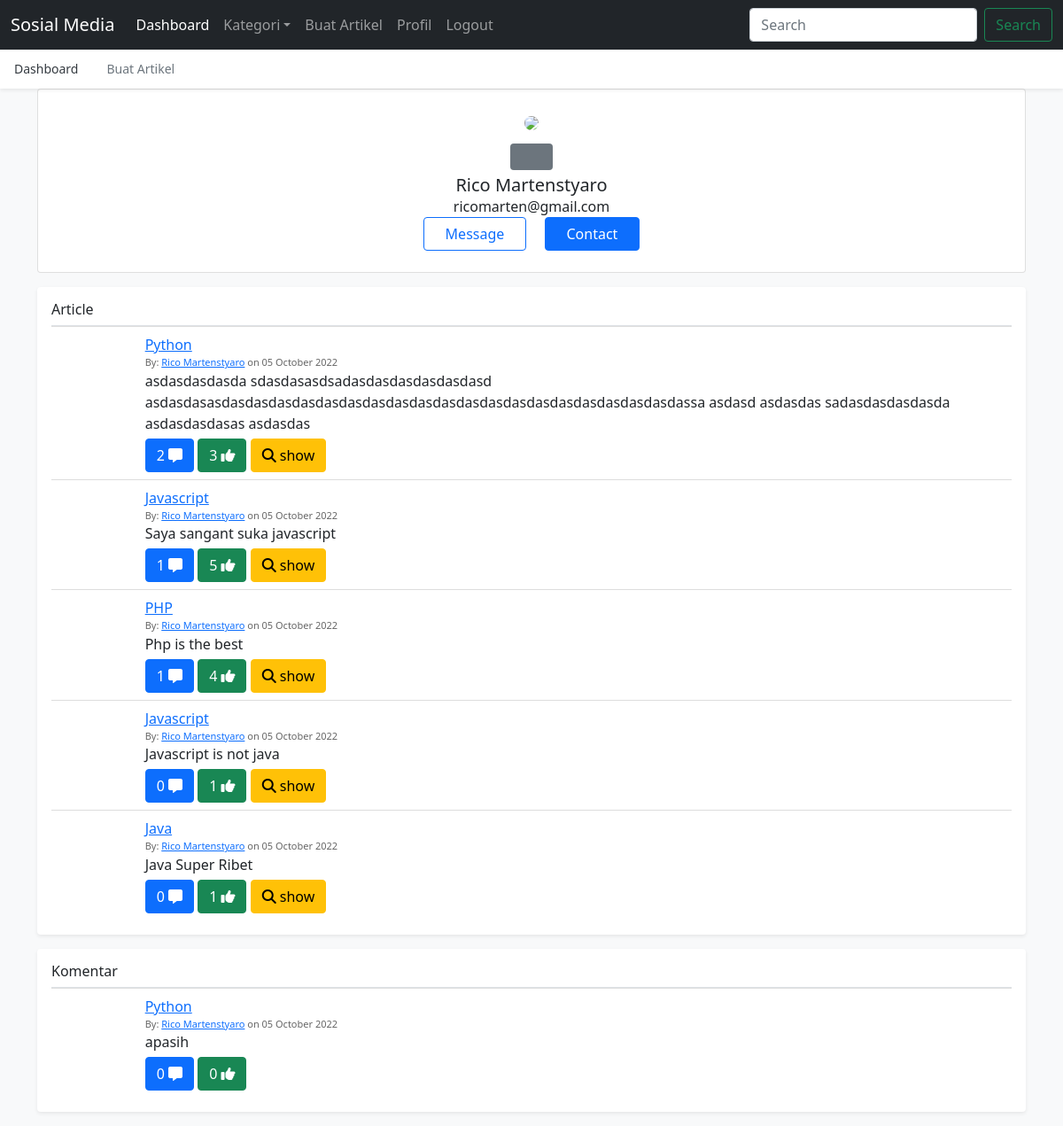
/user.php?username=ricomarten, run on the app's committed database.
### tables this page shows
CREATE TABLE `user` (
  `username` varchar(100) NOT NULL,
  `email` varchar(100) DEFAULT NULL,
  `nama_lengkap` varchar(255) DEFAULT NULL,
  `foto` varchar(255) DEFAULT NULL,
  `level_user` int DEFAULT NULL,
  `password` varchar(255) DEFAULT NULL,
  PRIMARY KEY (`username`)
);

CREATE TABLE `artikel` (
  `id` int NOT NULL AUTO_INCREMENT,
  `kategori` int DEFAULT NULL,
  `username` varchar(100) DEFAULT NULL,
  `isi` text,
  `like` int NOT NULL DEFAULT '0',
  `comment` int NOT NULL DEFAULT '0',
  `created_at` datetime DEFAULT NULL,
  `updated_at` datetime DEFAULT NULL,
  `ringkasan` varchar(255) DEFAULT NULL,
  PRIMARY KEY (`id`)
);

CREATE TABLE `kategori` (
  `id` int NOT NULL AUTO_INCREMENT,
  `kategori` varchar(255) DEFAULT NULL,
  PRIMARY KEY (`id`)
);

CREATE TABLE `comment` (
  `id` int NOT NULL AUTO_INCREMENT,
  `id_artikel` int DEFAULT NULL,
  `comment` text,
  `jml_like` int NOT NULL DEFAULT '0',
  `jml_comment` int NOT NULL DEFAULT '0',
  `created_at` datetime DEFAULT NULL,
  `updated_at` datetime DEFAULT NULL,
  `username` varchar(100) DEFAULT NULL,
  PRIMARY KEY (`id`),
  KEY `artikel_id` (`id_artikel`),
  CONSTRAINT `artikel_id` FOREIGN KEY (`id_artikel`) REFERENCES `artikel` (`id`)
);

### user.php (the view, shortened to what this page needs)
<!doctype html>
<html lang="en">
<?php
include "config/koneksi.php";
?>
<head>
  <link href="asset/css/bootstrap.min.css" rel="stylesheet">
  <link href="asset/css/comment.css" rel="stylesheet">
  <link href="asset/fontawesome/css/fontawesome.css" rel="stylesheet">
  <link href="asset/fontawesome/css/brands.css" rel="stylesheet">
  <link href="asset/fontawesome/css/solid.css" rel="stylesheet">
  <link href="asset/css/offcanvas.css" rel="stylesheet">
</head>
<body class="bg-light">
  <nav class="navbar navbar-expand-lg fixed-top navbar-dark bg-dark" aria-label="Main navigation">
    <div class="container-fluid">
      <a class="navbar-brand" href="index.php">Sosial Media</a>
      <div class="navbar-collapse offcanvas-collapse" id="navbarsExampleDefault">
        <ul class="navbar-nav me-auto mb-2 mb-lg-0">
          <li class="nav-item">
            <a class="nav-link active" aria-current="page" href="index.php">Dashboard</a>
          </li>
          <li class="nav-item dropdown">
            <a class="nav-link dropdown-toggle" href="#" id="dropdown01" data-bs-toggle="dropdown" aria-expanded="false">Kategori</a>
          </li>
          <li class="nav-item">
            <a class="nav-link" href="index.php?menu=tambah">Buat Artikel</a>
          </li>
          <li class="nav-item">
            <a class="nav-link" href="index.php?menu=profil">Profil</a>
          </li>
          <li class="nav-item">
            <a class="nav-link" href="logout.php">Logout</a>
          </li>
        </ul>
        <form class="d-flex">
          <input class="form-control me-2" type="search" placeholder="Search" aria-label="Search">
          <button class="btn btn-outline-success" type="submit">Search</button>
        </form>
      </div>
    </div>
  </nav>
  <div class="nav-scroller bg-body shadow-sm">
    <nav class="nav nav-underline" aria-label="Secondary navigation">
      <a class="nav-link active" aria-current="page" href="index.php">Dashboard</a>
      <a class="nav-link" href="index.php?menu=tambah">Buat Artikel</a>
    </nav>
  </div>
  <main class="container">
    <div class="row d-flex justify-content-center">
        <div class="col-md-12">
            <div class="card p-3 py-4">
            <?php
                $sql="SELECT * from user where username='".$_GET['username']."'";
                $result = mysqli_query($mysqli, $sql);
                $data = mysqli_fetch_array($result)
                ?>
                <div class="text-center">
                    <img src="asset/brand/user.svg" width="100" class="rounded-circle">
                </div>
                <div class="text-center mt-3">
                    <span class="bg-secondary p-1 px-4 rounded text-white"></span>
                    <h5 class="mt-2 mb-0"><?php echo $data['nama_lengkap'] ?></h5>
                    <span><?php echo $data['email'] ?></span>
                    <div class="buttons">
                        <button class="btn btn-outline-primary px-4">Message</button>
                        <button class="btn btn-primary px-4 ms-3">Contact</button>
                    </div>
                </div>
            </div>
        </div>
    </div>
    <div class="my-3 p-3 bg-body rounded shadow-sm">
      <h6 class="border-bottom pb-2 mb-0">Article</h6>
      <div class="panel panel-default widget">
        <div class="panel-body">
          <ul class="list-group">
            <?php
            $sql = "SELECT artikel.*,
            (artikel.comment*0.7 + artikel.like *0.3) as peringkat,
            kategori.kategori as nama_kategori,
            user.nama_lengkap
            from artikel
            left join kategori on kategori.id=artikel.kategori
            left join user on user.username=artikel.username
            where artikel.username ='".$_GET['username']."' order by peringkat desc";
            $result = mysqli_query($mysqli, $sql);
            while ($data = mysqli_fetch_array($result)) {
              echo '<li class="list-group-item">
                <div class="row">
                    <div class="col-xs-2 col-md-1">
                        <img src="asset/brand/user.svg" class="img-circle img-responsive" alt="" /></div>
                    <div class="col-xs-10 col-md-11">
                        <div>
                            <a href="?kategori=' . $data['kategori'] . '">' . $data['nama_kategori'] . '</a>
                            <div class="mic-info">
                                By: <a href="user.php?username='.$data['username'].'">' . $data['nama_lengkap'] . '</a> on ' . date('d F Y', strtotime($data['created_at'])) . '
                            </div>
                        </div>
                        <div class="comment-text">
                            ' . $data['ringkasan'] . '
                        </div>
                        <div class="action">
                            <button type="button" onclick="showComment('.$data['id'].')" class="btn btn-primary btn-xs" title="Comment">
                            '.$data['comment'].' <span class="fa fa-message"></span>
                            </button>
                            <button type="button" onClick="Like(' . $data['id'] . ')" class="btn btn-success btn-xs" title="Approved">
                            '.$data['like'].' <span class="fa fa-thumbs-up"></span>
                            </button>
                            <button type="button" onClick="ShowDetail(' . $data['id'] . ')" class="btn btn-warning btn-xs" title="Approved">
                            <span class="fa fa-search"> </span> show
                            </button>
                        </div>
                    </div>
                </div>
            </li>';
            }
            ?>
          </ul>
        </div>
      </div>
    </div>
    <div class="my-3 p-3 bg-body rounded shadow-sm">
        <h6 class="border-bottom pb-2 mb-0">Komentar</h6>
        <div class="panel panel-default widget">
          <div class="panel-body">
            <ul class="list-group">
              <?php
              $sql = "SELECT
              komen.*,
              artikel.kategori,
              (komen.jml_comment*0.7 + komen.jml_like *0.3) AS peringkat,
              `user`.nama_lengkap,
              kategori.kategori AS nama_kategori
            FROM
              `comment` AS komen
              LEFT JOIN
              artikel
              ON
                artikel.id = komen.id_artikel
              LEFT JOIN
              kategori
              ON
                kategori.id = artikel.kategori
              LEFT JOIN
              `user`
              ON
                `user`.username = komen.username
            Where `user`.username='".$_GET['username']."'
            ORDER BY
              peringkat DESC";
              $result = mysqli_query($mysqli, $sql);
              while ($data = mysqli_fetch_array($result)) {
                echo '<li class="list-group-item">
                  <div class="row">
                      <div class="col-xs-2 col-md-1">
                          <img src="asset/brand/user.svg" class="img-circle img-responsive" alt="" /></div>
                      <div class="col-xs-10 col-md-11">
                          <div>
                              <a href="?kategori=' . $data['kategori'] . '">' . $data['nama_kategori'] . '</a>
                              <div class="mic-info">
                                  By: <a href="#">' . $data['nama_lengkap'] . '</a> on ' . date('d F Y', strtotime($data['created_at'])) . '
                              </div>
                          </div>
                          <div class="comment-text">
                             ' . $data['comment'] . '
                          </div>
                          <div class="action">
                              <button type="button" onclick="showComment('.$data['id'].')" class="btn btn-primary btn-xs" title="Comment">
                              '.$data['jml_comment'].' <span class="fa fa-message"></span>
                              </button>
                              <button type="button" onClick="Like(' . $data['id'] . ')" class="btn btn-success btn-xs" title="Approved">
                              '.$data['jml_like'].' <span class="fa fa-thumbs-up"></span>
                              </button>
                          </div>
                          <div id="showComment'.$data['id'].'" style="display:none">
                            <textarea id="comment'.$data['id'].'" class="form-control"></textarea>
                            <button onClick="simpanComment('.$data['id'].')" class="btn btn-primary">comment</button>
                          </div>
                      </div>
                  </div>
              </li>';
              }
              ?>
            </ul>
          </div>
        </div>
      </div>
  </main>
</body>
</html>

### asset/css/comment.css (style rules this page uses)
body { padding-top:30px; }
.widget .panel-body { padding:0px; }
.widget .list-group { margin-bottom: 0; }
.widget li.list-group-item { border-radius: 0;border: 0;border-top: 1px solid #ddd; }
.widget .mic-info { color: #666666;font-size: 11px; }
.widget .action { margin-top:5px; }

### asset/css/offcanvas.css (style rules this page uses)
html, body { overflow-x: hidden; }
body { padding-top: 56px; }
.nav-scroller { position: relative; z-index: 2; height: 2.75rem; overflow-y: hidden; }
.nav-scroller .nav { display: flex; flex-wrap: nowrap; padding-bottom: 1rem; margin-top: -1px; overflow-x: auto; color: rgba(255, 255, 255, .75); text-align: center; white-space: nowrap; -webkit-overflow-scrolling: touch; }
.nav-underline .nav-link { padding-top: .75rem; padding-bottom: .75rem; font-size: .875rem; color: #6c757d; }
.nav-underline .active { font-weight: 500; color: #343a40; }

### data on the page
user: nama_lengkap "Rico Martenstyaro", email "ricomarten@gmail.com"
artikel: kategori.kategori "Python", user.nama_lengkap "Rico Martenstyaro", created_at "05 October 2022", ringkasan "asdasdasdasda sdasdasasdsadasdasdasdasdasdasd asdasdasasdasdasdasdasdasdasdasdasdasdasdasdasdasdasdasdasdasdasdasdassa asdasd asdasdas sadasdasdasdasda asdasdasdasas asdasdas", comment "2", like "3"
artikel: kategori.kategori "Javascript", user.nama_lengkap "Rico Martenstyaro", created_at "05 October 2022", ringkasan "Saya sangant suka javascript", comment "1", like "5"
artikel: kategori.kategori "PHP", user.nama_lengkap "Rico Martenstyaro", created_at "05 October 2022", ringkasan "Php is the best", comment "1", like "4"
artikel: kategori.kategori "Javascript", user.nama_lengkap "Rico Martenstyaro", created_at "05 October 2022", ringkasan "Javascript is not java", comment "0", like "1"
artikel: kategori.kategori "Java", user.nama_lengkap "Rico Martenstyaro", created_at "05 October 2022", ringkasan "Java Super Ribet", comment "0", like "1"
comment: kategori.kategori "Python", user.nama_lengkap "Rico Martenstyaro", created_at "05 October 2022", comment "apasih", jml_comment "0", jml_like "0"
